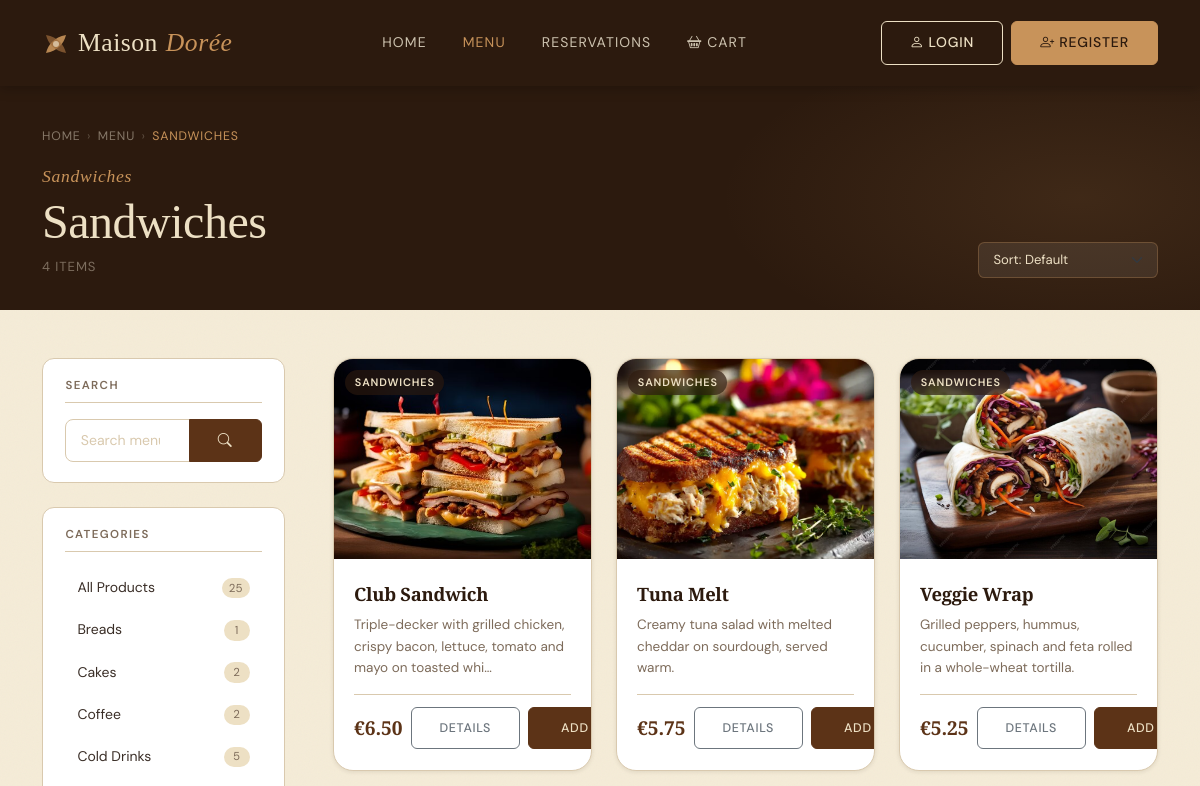
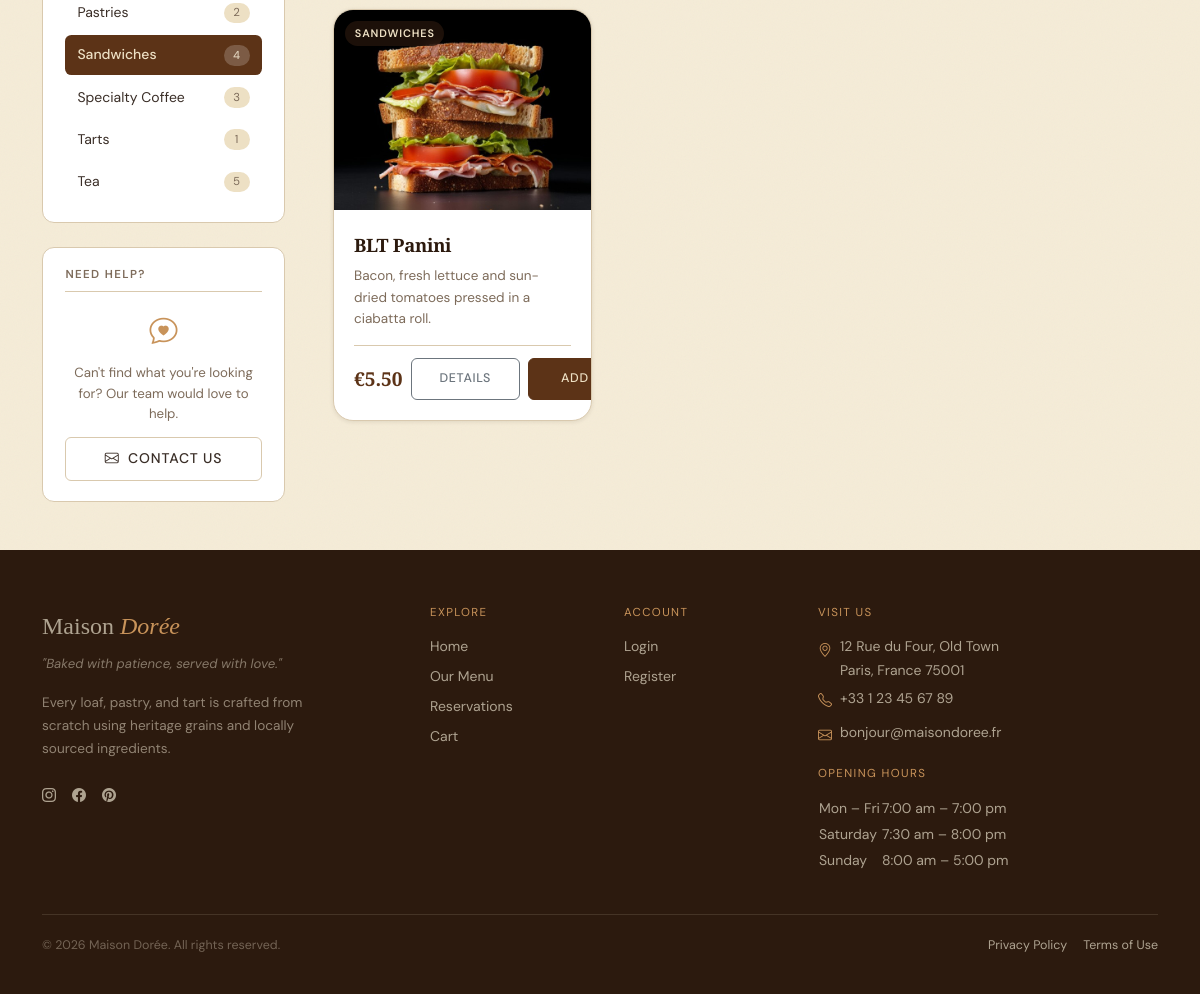
/products.php?category_id=6, run on the app's committed database (2 pictures, top to bottom).
### tables this page shows
CREATE TABLE `categories` (
  `id` int(11) NOT NULL,
  `name` varchar(50) NOT NULL
);

CREATE TABLE `products` (
  `id` int(11) NOT NULL,
  `category_id` int(11) DEFAULT NULL,
  `name` varchar(100) NOT NULL,
  `description` text DEFAULT NULL,
  `price` decimal(10,2) NOT NULL,
  `image_url` varchar(255) DEFAULT NULL
);

### db_connect.php (called while the page is built, shortened)
<?php
function db(): PDO {
    static $pdo = null;
    if ($pdo !== null) return $pdo;
    $dsn = sprintf('mysql:host=%s;port=%s;dbname=%s;charset=%s', DB_HOST, DB_PORT, DB_NAME, DB_CHARSET);
    $options = [
        PDO::ATTR_ERRMODE            => PDO::ERRMODE_EXCEPTION,
        PDO::ATTR_DEFAULT_FETCH_MODE => PDO::FETCH_ASSOC,
        PDO::ATTR_EMULATE_PREPARES   => false,
    ];
    try {
        $pdo = new PDO($dsn, DB_USER, DB_PASS, $options);
    } catch (PDOException $e) {
        error_log($e->getMessage());
        exit('Connection failed.');
    }
    return $pdo;
}
function db_fetch_all(string $sql, array $params = []): array {
    $stmt = db()->prepare($sql);
    $stmt->execute($params);
    return $stmt->fetchAll();
}
function db_fetch_one(string $sql, array $params = []): ?array {
    $stmt = db()->prepare($sql);
    $stmt->execute($params);
    $row = $stmt->fetch();
    return $row !== false ? $row : null;
}
?>

### products.php (the view, shortened to what this page needs)
<?php
require_once 'db_connect.php';
$categoryId = filter_input(INPUT_GET, 'category_id', FILTER_VALIDATE_INT, [
    'options' => ['min_range' => 1],
]);
$searchQuery = trim(strip_tags($_GET['q'] ?? ''));
$sortRaw     = $_GET['sort'] ?? 'default';
$page        = max(1, (int) ($_GET['page'] ?? 1));
$perPage     = 9;
$sortOptions = [
    'default'     => 'p.id ASC',
    'name_asc'    => 'p.name ASC',
    'name_desc'   => 'p.name DESC',
    'price_asc'   => 'p.price ASC',
    'price_desc'  => 'p.price DESC',
];
$sortCol = $sortOptions[$sortRaw] ?? $sortOptions['default'];
$currentCategory = null;
if ($categoryId) {
    $currentCategory = db_fetch_one(
        'SELECT id, name FROM categories WHERE id = :id LIMIT 1',
        [':id' => $categoryId]
    );
}
$allCategories = db_fetch_all(
    'SELECT
         c.id,
         c.name,
         COUNT(p.id) AS product_count
     FROM categories c
     LEFT JOIN products p ON p.category_id = c.id
     GROUP BY c.id, c.name
     ORDER BY c.name ASC'
);
$whereClauses = ['1=1'];
$params       = [];
if ($categoryId) {
    $whereClauses[] = 'p.category_id = :cid';
    $params[':cid'] = $categoryId;
}
$whereSQL = 'WHERE ' . implode(' AND ', $whereClauses);
$totalProducts = (int) db_fetch_one(
    "SELECT COUNT(*) AS cnt
       FROM products p
       JOIN categories c ON c.id = p.category_id
      $whereSQL",
    $params
)['cnt'];
$totalPages = max(1, (int) ceil($totalProducts / $perPage));
$page       = min($page, $totalPages);
$offset     = ($page - 1) * $perPage;
$products = db_fetch_all(
    "SELECT
         p.id,
         p.name,
         p.description,
         p.price,
         p.image_url,
         c.name AS category_name,
         c.id   AS category_id
     FROM products p
     JOIN categories c ON c.id = p.category_id
    $whereSQL
     ORDER BY $sortCol
     LIMIT :lim OFFSET :off",
    array_merge($params, [':lim' => $perPage, ':off' => $offset])
);
function buildUrl(array $overrides = []): string
{
    $base = [
        'category_id' => $_GET['category_id'] ?? null,
        'q'           => $_GET['q']           ?? null,
        'sort'        => $_GET['sort']         ?? null,
        'page'        => $_GET['page']         ?? null,
    ];
    $merged = array_filter(array_merge($base, $overrides), fn($v) => $v !== null && $v !== '');
    return 'products.php?' . http_build_query($merged);
}
require_once __DIR__ . '/header.php';
?>
<section class="prod-hero" aria-labelledby="prod-hero-heading">
    <div class="prod-hero__bg" aria-hidden="true"></div>
    <div class="container position-relative z-1">
        <nav aria-label="Breadcrumb" class="prod-breadcrumb mb-3">
            <a href="index.php">Home</a>
            <span aria-hidden="true">›</span>
            <a href="categories.php">Menu</a>
            <?php if ($currentCategory): ?>
                <span aria-hidden="true">›</span>
                <span aria-current="page"><?= htmlspecialchars($currentCategory['name']) ?></span>
            <?php else: ?>
                <span aria-hidden="true">›</span>
                <span aria-current="page">All Products</span>
            <?php endif; ?>
        </nav>
        <div class="row align-items-end g-3">
            <div class="col">
                <span class="label-script">
                    <?= $currentCategory ? htmlspecialchars($currentCategory['name']) : 'Everything' ?>
                </span>
                <h1 class="prod-hero__title" id="prod-hero-heading">
                    <?php if ($searchQuery !== ''): ?>
                        Results for "<em><?= htmlspecialchars($searchQuery) ?></em>"
                    <?php elseif ($currentCategory): ?>
                        <?= htmlspecialchars($currentCategory['name']) ?>
                    <?php else: ?>
                        All <em>Products</em>
                    <?php endif; ?>
                </h1>
                <p class="prod-hero__meta" aria-live="polite">
                    <?= $totalProducts ?> item<?= $totalProducts !== 1 ? 's' : '' ?>
                </p>
            </div>
            <div class="col-auto">
                <form method="GET" action="products.php" class="d-flex align-items-center gap-2"
                      aria-label="Sort products">
                    <select
                        id="sort"
                        name="sort"
                        class="form-select prod-sort__select"
                        aria-label="Sort products"
                        onchange="this.form.submit()">
                        <option value="default"    <?= $sortRaw === 'default'    ? 'selected' : '' ?>>Sort: Default</option>
                    </select>
                </form>
            </div>
        </div>
    </div>
</section>
<div class="container prod-layout py-5">
    <div class="row g-5">
        <aside class="col-12 col-lg-3" aria-label="Category filter">
            <div class="prod-sidebar-block mb-4">
                <h2 class="prod-sidebar-block__title">Search</h2>
                <form method="GET" action="products.php" role="search" aria-label="Search products">
                    <div class="input-group">
                        <input
                            type="search"
                            name="q"
                            class="form-control prod-sidebar__search"
                            placeholder="Search menu…"
                            value="<?= htmlspecialchars($searchQuery) ?>"
                            aria-label="Search products">
                        <button type="submit" class="btn btn-primary" aria-label="Search">
                            <i class="bi bi-search" aria-hidden="true"></i>
                        </button>
                    </div>
                </form>
            </div>
            <div class="prod-sidebar-block">
                <h2 class="prod-sidebar-block__title">Categories</h2>
                <nav aria-label="Filter by category">
                    <ul class="prod-cat-list" role="list">
                        <li role="listitem">
                            <a
                                href="products.php<?= $searchQuery ? '?q=' . urlencode($searchQuery) : '' ?>"
                                class="prod-cat-list__item <?= !$categoryId ? 'prod-cat-list__item--active' : '' ?>"
                                aria-current="<?= !$categoryId ? 'page' : 'false' ?>">
                                <span class="prod-cat-list__name">All Products</span>
                                <span class="prod-cat-list__count">
                                    <?= array_sum(array_column($allCategories, 'product_count')) ?>
                                </span>
                            </a>
                        </li>
                        <?php foreach ($allCategories as $cat): ?>
                            <li role="listitem">
                                <a
                                    href="<?= buildUrl(['category_id' => $cat['id'], 'page' => null]) ?>"
                                    class="prod-cat-list__item <?= (int)($currentCategory['id'] ?? 0) === (int)$cat['id'] ? 'prod-cat-list__item--active' : '' ?>"
                                    aria-current="<?= (int)($currentCategory['id'] ?? 0) === (int)$cat['id'] ? 'page' : 'false' ?>">
                                    <span class="prod-cat-list__name">
                                        <?= htmlspecialchars($cat['name']) ?>
                                    </span>
                                    <span class="prod-cat-list__count">
                                        <?= (int) $cat['product_count'] ?>
                                    </span>
                                </a>
                            </li>
                        <?php endforeach; ?>
                    </ul>
                </nav>
            </div>
            <div class="prod-sidebar-block mt-4">
                <h2 class="prod-sidebar-block__title">Need Help?</h2>
                <div class="prod-sidebar-help">
                    <i class="bi bi-chat-heart prod-sidebar-help__icon" aria-hidden="true"></i>
                    <p class="prod-sidebar-help__text">
                        Can't find what you're looking for? Our team would love to help.
                    </p>
                    <a href="mailto:bonjour@maisondoree.fr" class="btn btn-ghost btn-sm w-100">
                        <i class="bi bi-envelope me-1" aria-hidden="true"></i> Contact Us
                    </a>
                </div>
            </div>
        </aside>
        <main class="col-12 col-lg-9" id="products-grid" aria-label="Products">
            <?php if (empty($products)): ?>
                <div class="prod-empty" role="status" aria-live="polite">
                    <i class="bi bi-bag-x prod-empty__icon" aria-hidden="true"></i>
                    <h2 class="prod-empty__title">
                        <?= $searchQuery !== ''
                            ? 'No results for "' . htmlspecialchars($searchQuery) . '"'
                            : 'No products available' ?>
                    </h2>
                    <p class="prod-empty__body">
                        <?= $searchQuery !== ''
                            ? 'Try a different search term, or browse a category below.'
                            : 'Check back soon — our bakers are hard at work!' ?>
                    </p>
                    <div class="d-flex gap-3 justify-content-center flex-wrap mt-3">
                        <a href="categories.php" class="btn btn-primary">Browse All Categories</a>
                        <?php if ($searchQuery !== '' || $categoryId): ?>
                            <a href="products.php" class="btn btn-ghost">Clear Filters</a>
                        <?php endif; ?>
                    </div>
                </div>
            <?php else: ?>
                <div class="row g-4" id="productGrid">
                    <?php foreach ($products as $index => $product):
                        $price = number_format((float)$product['price'], 2);
                        $imgSrc = !empty($product['image_url'])
                            ? 'images/' . htmlspecialchars($product['image_url'], ENT_QUOTES)
                            : 'images/placeholder.jpg';
                    ?>
                        <div
                            class="col-12 col-sm-6 col-xl-4"
                            style="--p-delay:<?= $index * 0.06 ?>s">
                            <article
                                class="prod-card"
                                aria-label="<?= htmlspecialchars($product['name']) ?>, €<?= $price ?>">
                                <a
                                    href="product_details.php?id=<?= (int) $product['id'] ?>"
                                    class="prod-card__thumb-link"
                                    tabindex="-1"
                                    aria-hidden="true">
                                    <img
                                        src="<?= $imgSrc ?>"
                                        alt="<?= htmlspecialchars($product['name']) ?>"
                                        class="prod-card__img card-img-top"
                                        loading="lazy"
                                        width="400"
                                        height="200"
                                        onerror="this.onerror=null; this.src='images/placeholder.jpg';">
                                    <span class="prod-card__category-ribbon">
                                    </span>
                                </a>
                                <div class="prod-card__body">
                                    <h3 class="prod-card__name">
                                        <a
                                            href="product_details.php?id=<?= (int) $product['id'] ?>"
                                            class="prod-card__name-link">
                                            <?= htmlspecialchars($product['name']) ?>
                                        </a>
                                    </h3>
                                    <?php if (!empty($product['description'])): ?>
                                        <p class="prod-card__desc">
                                            <?= htmlspecialchars(
                                                mb_strimwidth($product['description'], 0, 90, '…')
                                            ) ?>
                                        </p>
                                    <?php endif; ?>
                                    <div class="prod-card__footer">
                                        <span class="prod-card__price" aria-label="Price: €<?= $price ?>">
                                            €<?= $price ?>
                                        </span>
                                        <div class="d-flex gap-2 align-items-center">
                                            <a
                                                href="product_details.php?id=<?= (int) $product['id'] ?>"
                                                class="btn btn-outline-secondary btn-sm prod-card__cta"
                                                aria-label="View details for <?= htmlspecialchars($product['name']) ?>">
                                                Details
                                            </a>
                                            <a
                                                href="addtocart.php?id=<?= (int) $product['id'] ?>"
                                                class="btn btn-primary btn-sm prod-card__cta"
                                                aria-label="Add <?= htmlspecialchars($product['name']) ?> to cart">
                                                <i class="bi bi-basket-plus me-1" aria-hidden="true"></i>Add
                                            </a>
                                        </div>
                                    </div>
                                </div>
                            </article>
                        </div>
                    <?php endforeach; ?>
                </div>
            <?php endif; ?>
        </main>
    </div>
</div>
<?php require_once __DIR__ . '/footer.php'; ?>

### data on the page
categories: name "SANDWICHES", name "Sandwiches", product_count "4"
categories: name "Breads", product_count "1"
categories: name "Cakes", product_count "2"
categories: name "Coffee", product_count "2"
categories: name "Cold Drinks", product_count "5"
categories: name "Pastries", product_count "2"
categories: name "Specialty Coffee", product_count "3"
categories: name "Tarts", product_count "1"
categories: name "Tea", product_count "5"
products: image_url (picture), name "Club Sandwich", description "Triple-decker with grilled chicken, crispy bacon, lettuce, tomato and mayo on toasted whi…", price "6.50"
products: image_url (picture), name "Tuna Melt", description "Creamy tuna salad with melted cheddar on sourdough, served warm.", price "5.75"
products: image_url (picture), name "Veggie Wrap", description "Grilled peppers, hummus, cucumber, spinach and feta rolled in a whole-wheat tortilla.", price "5.25"
products: image_url (picture), name "BLT Panini", description "Bacon, fresh lettuce and sun-dried tomatoes pressed in a ciabatta roll.", price "5.50"

### other printed values
$totalProducts "4"
array_sum(array_column($allCategories, 'product_count')) "25"
